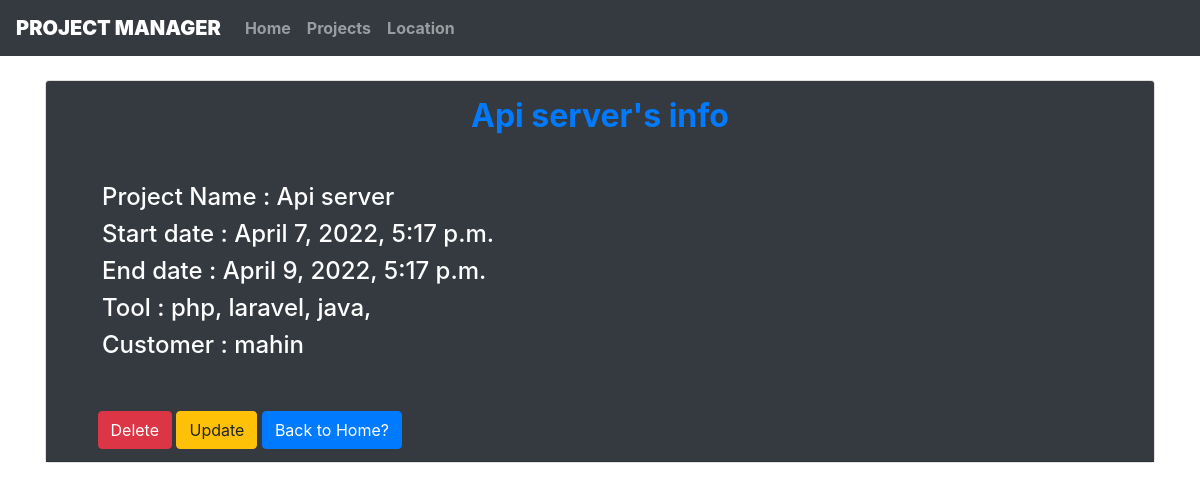
The page /project_info/10/ on the database its author committed.
### core/models.py (models this page shows, shortened)
class Project(models.Model):
    project_name = models.CharField(max_length=100, null=True, blank=Tree)
    start_date = models.DateTimeField(null=True, blank=True)
    end_date = models.DateTimeField(null=True, blank=True)
    tool = models.ManyToManyField(Tool, blank=True)
    customer = models.ForeignKey(Customer, null=True, on_delete=models.CASCADE)

class Tool(models.Model):
    tool_name = models.CharField(max_length=100, blank=True)
    def __str__(self):
        return self.tool_name

class Customer(models.Model):
    customer_name = models.CharField(max_length=20)
    email = models.EmailField(max_length=64)
    phone = models.CharField(max_length=32)
    organization = models.CharField(max_length=20)
    def __str__(self):
        return self.customer_name

### core/views.py (the view)
# urls.py: path('project_info/<int:id>/', views.project_info, name="project_info"),
def project_info(request, id):
    project = Project.objects.filter(pk=id)
    if project:
        project= Project.objects.get(pk=id)
    diction = {'project':project}
    print('project')
    return render (request, 'core/project_info.html', context=diction)

### core/templates/core/project_info.html (shortened to what this page needs)
{% extends 'core/base.html' %}
{% block bodycontent %}
<div class="container mt-4 fw-bolder">
  <div class="card">
    <div class="card-header bg-dark">
        <body class="my_body">
          <h2 class="p-1 text-primary text-center mt-0 infohead"><b> {{ project.project_name }}'s info </b></h2>
      <div class="p-3 card-body h4">
          <div class="card-body">
            <h4 class="text-white">Project Name :  {{ project.project_name }}</h4>
            <h4 class="text-white">Start date : {{ project.start_date }}</h4>
            <h4 class="text-white">End date : {{ project.end_date }}</h4>
            <h4 class="text-white">Tool :
                                        {% for i in project.tool.all %}
                                        {{ i }},
                                        {% endfor %}</h4>
            <h4 class="text-white">Customer : {{ project.customer }}</h4>
          </div>
      </div>&nbsp;&nbsp;&nbsp;&nbsp;&nbsp;&nbsp;
      <a href=" {% url 'project_delete' project.id %} " class="btn btn-danger">Delete</a>
      <a href=" {% url 'project_update' project.id %} " class="btn btn-warning">Update</a>
      <a href="{% url 'home' %}" class="btn btn-primary">Back to Home?</a><br>
      </body>
    </div>
  </div>
</div>
{% endblock bodycontent %}

### rows shown on the page
Project: project_name "Api server", start_date "April 7, 2022, 5:17 p.m.", end_date "April 9, 2022, 5:17 p.m.", customer "mahin"
Tool: tool_name "php"
Tool: tool_name "laravel"
Tool: tool_name "java"
